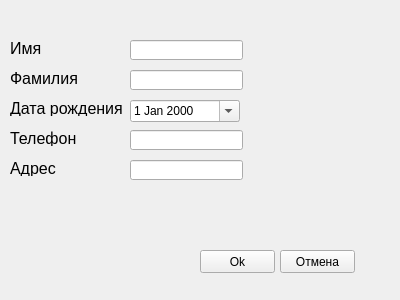
<?xml version="1.0" encoding="UTF-8"?>
<ui version="4.0">
 <class>Form</class>
 <widget class="QWidget" name="Form">
  <property name="geometry">
   <rect>
    <x>0</x>
    <y>0</y>
    <width>400</width>
    <height>300</height>
   </rect>
  </property>
  <property name="windowTitle">
   <string>Form</string>
  </property>
  <widget class="QLineEdit" name="lineEdit">
   <property name="geometry">
    <rect>
     <x>130</x>
     <y>40</y>
     <width>113</width>
     <height>20</height>
    </rect>
   </property>
  </widget>
  <widget class="QLineEdit" name="lineEdit_2">
   <property name="geometry">
    <rect>
     <x>130</x>
     <y>70</y>
     <width>113</width>
     <height>20</height>
    </rect>
   </property>
  </widget>
  <widget class="QLineEdit" name="lineEdit_3">
   <property name="geometry">
    <rect>
     <x>130</x>
     <y>130</y>
     <width>113</width>
     <height>20</height>
    </rect>
   </property>
  </widget>
  <widget class="QLineEdit" name="lineEdit_4">
   <property name="geometry">
    <rect>
     <x>130</x>
     <y>160</y>
     <width>113</width>
     <height>20</height>
    </rect>
   </property>
  </widget>
  <widget class="QLabel" name="label">
   <property name="geometry">
    <rect>
     <x>10</x>
     <y>40</y>
     <width>51</width>
     <height>16</height>
    </rect>
   </property>
   <property name="font">
    <font>
     <pointsize>12</pointsize>
    </font>
   </property>
   <property name="text">
    <string>Имя</string>
   </property>
  </widget>
  <widget class="QLabel" name="label_2">
   <property name="geometry">
    <rect>
     <x>10</x>
     <y>70</y>
     <width>71</width>
     <height>16</height>
    </rect>
   </property>
   <property name="font">
    <font>
     <pointsize>12</pointsize>
    </font>
   </property>
   <property name="text">
    <string>Фамилия</string>
   </property>
  </widget>
  <widget class="QLabel" name="label_3">
   <property name="geometry">
    <rect>
     <x>10</x>
     <y>100</y>
     <width>121</width>
     <height>16</height>
    </rect>
   </property>
   <property name="font">
    <font>
     <pointsize>12</pointsize>
    </font>
   </property>
   <property name="text">
    <string>Дата рождения</string>
   </property>
  </widget>
  <widget class="QDateEdit" name="dateEdit">
   <property name="geometry">
    <rect>
     <x>130</x>
     <y>100</y>
     <width>110</width>
     <height>22</height>
    </rect>
   </property>
   <property name="calendarPopup">
    <bool>true</bool>
   </property>
  </widget>
  <widget class="QLabel" name="label_4">
   <property name="geometry">
    <rect>
     <x>10</x>
     <y>130</y>
     <width>121</width>
     <height>16</height>
    </rect>
   </property>
   <property name="font">
    <font>
     <pointsize>12</pointsize>
    </font>
   </property>
   <property name="text">
    <string>Телефон</string>
   </property>
  </widget>
  <widget class="QLabel" name="label_5">
   <property name="geometry">
    <rect>
     <x>10</x>
     <y>160</y>
     <width>121</width>
     <height>16</height>
    </rect>
   </property>
   <property name="font">
    <font>
     <pointsize>12</pointsize>
    </font>
   </property>
   <property name="text">
    <string>Адрес</string>
   </property>
  </widget>
  <widget class="QPushButton" name="pushButtonOk">
   <property name="geometry">
    <rect>
     <x>200</x>
     <y>250</y>
     <width>75</width>
     <height>23</height>
    </rect>
   </property>
   <property name="text">
    <string>Ok</string>
   </property>
  </widget>
  <widget class="QPushButton" name="pushButtonCansel">
   <property name="geometry">
    <rect>
     <x>280</x>
     <y>250</y>
     <width>75</width>
     <height>23</height>
    </rect>
   </property>
   <property name="text">
    <string>Отмена</string>
   </property>
  </widget>
 </widget>
 <resources/>
 <connections/>
</ui>
